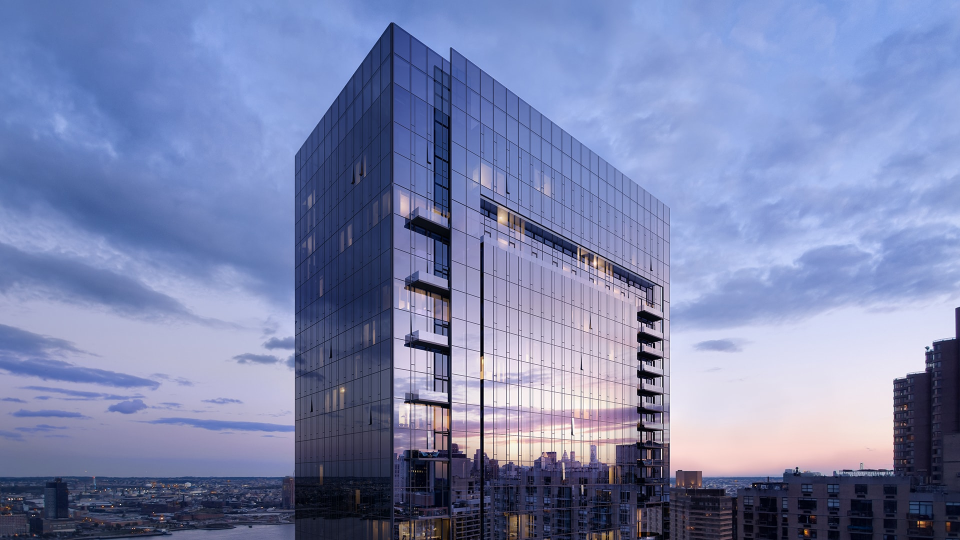
#> input picture images/bldg-1.jpg, 1920 x 1080 px (shown at 1/2 size)
$ python donut_corners.py
#> lines starting #> are read from the running program, lines starting #| are printed output that depends on the picture
from skimage import io
import numpy as np

from collections import deque

from multiprocessing import Pool, cpu_count
from math import pi, atan2, sqrt
import random
# import numba

class DonutCorners():
    rot90 = np.array([[0, -1], [1, 0]])

    # pylint: disable=too-many-instance-attributes
    # [64 lines left out: functions __init__, set_params, init, preprocess, not called in this run]


    def fit(self, X, y):
        return self


    # [142 lines left out: functions transform, beam, get_score, sharpen, score_point, get_max_idx, not called in this run]


    def score_row(self, y):
        return [self.score_point([y,x])[0] for x in range(self.src.shape[1])]


    # [13 lines left out: function score_all, not called in this run]


    def find_corner(self, point):
        return self.find_corners_grid(single_point=point)


    def out_of_bounds(self, point):
        return not np.all((point >= 0) & (point < self.src.shape[:-1]))


    # [114 lines left out: functions search_rays, find_corners_grid, not called in this run]


if __name__ == "__main__":
    from visualizing_donut_corners import *
    img = io.imread('images/bldg-1.jpg')
#> img is the input picture: shape (1080, 1920, 3); mean R, G, B 122.5, 132.5, 173.7
    #img = io.imread('images/legos_examples/4.jpg')
    #img = io.imread('images/tex-1.JPG')
    #crop
    #img = img[50:150,:100]
    img = img[:200, 650:950]
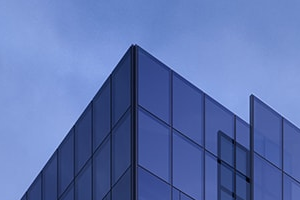
#> img: shape (200, 300, 3); mean R, G, B 92.5, 115, 175.6
    #img = img[500:1500:5, 500:1500:5]

    kwargs = {'angle_count': 12 * 8,
            'beam_count': 12 * 8,
            'beam_width': 2,
            'beam_length': 20,
            'beam_start': 5,
            'eval_method': {'sectional': True, 'elimination_width': 6, 'max_n': 3, 'elim_double_ends': True}
            }

    dc = DonutCorners(**kwargs)
    dc.init(img)
#> in preprocess, `self.bw = np.mean(self.src, axis=-1)`:
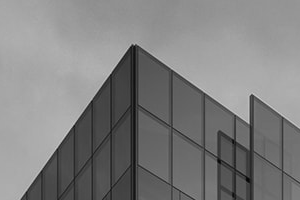
#> self.bw: shape (200, 300) float64; min 5, max 205.7, mean 127.7
#> in preprocess, `self.uv = np.gradient(self.bw)`: self.uv = 2 items
#> in preprocess, `x, y = self.uv[0], self.uv[1]`:
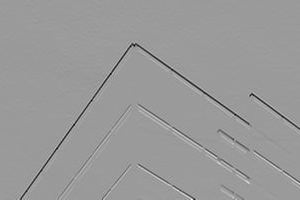
#> x: shape (200, 300) float64; min -80.5, max 52.67, mean -0.3; drawn with min black and max white
#> in preprocess, `x, y = self.uv[0], self.uv[1]`:
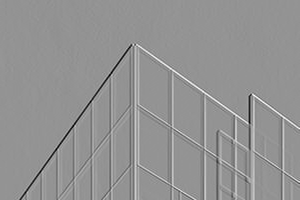
#> y: shape (200, 300) float64; min -81.67, max 59.67, mean -0.1; drawn with min black and max white
    print(dc.get_score(np.array([62,8])))
#> in score_point, `region = self.polar[point[0] : point[0] + di, point[1] : point[1] + di..`: region = empty array
#> (the run stopped early here; a loop or call above may not have finished)

$ run again, with images/bldg-2.jpg copied over images/bldg-1.jpg
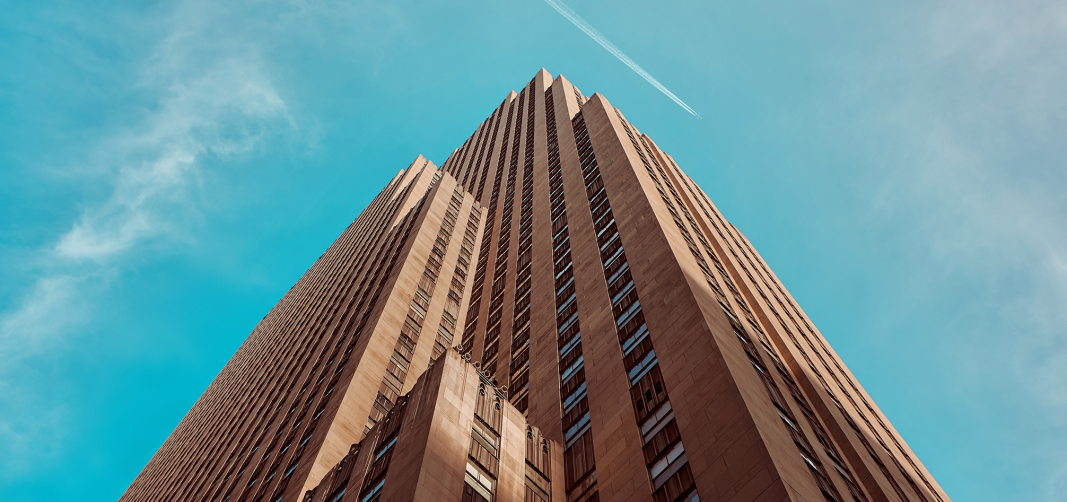
#> input picture images/bldg-2.jpg, 3200 x 1505 px (shown at 1/3 size)
#> img is the input picture: shape (1505, 3200, 3); mean R, G, B 106.2, 144.1, 149.2
#> img: shape (200, 300, 3)
#> in preprocess, `self.bw = np.mean(self.src, axis=-1)`:
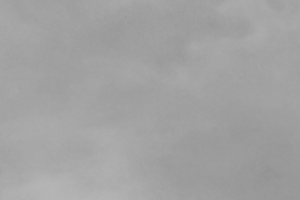
#> self.bw: shape (200, 300) float64; min 147.3, max 181, mean 162.1
#> self.uv = 2 items
#> in preprocess, `x, y = self.uv[0], self.uv[1]`:
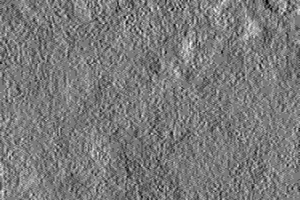
#> y: shape (200, 300) float64; min -2.5, max 2.67, mean -0.0195; drawn with min black and max white
#> region = empty array
